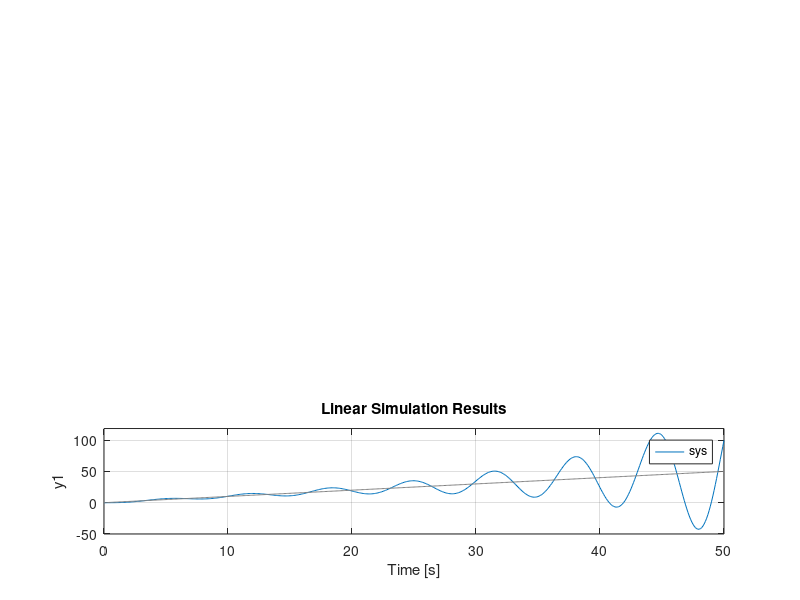

Write MATLAB code to recreate this figure.
%a
sys1 = tf([0.5, 2], [1,0]);
sys2 = tf([1], [1, 2, 0]);
sys3 = series(sys1, sys2);
sys = feedback(sys3, 1, -1)

%b
t = 0:0.1:50;
subplot(3, 1, 1), impulse(sys, t)
subplot(3, 1, 2), step(sys, t)
subplot(3, 1, 3), lsim(sys, t, t)